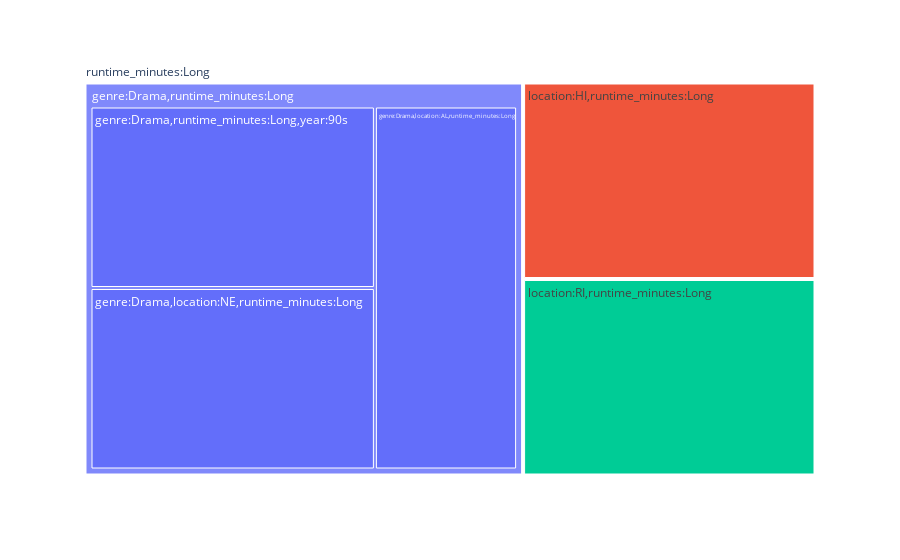

Notebook code for this chart:
### Code cell
fig = px.treemap(names=test_df["child"], parents=test_df["parent"])
fig.show()

### Figure 1 — Plotly figure (JSON) as saved in the notebook; plotly's stock layout.template omitted (floating-point values rounded to 4 significant figures)
{"data": [{"domain": {"x": [0, 1], "y": [0, 1]}, "hovertemplate": "label=%{label}<br>parent=%{parent}<extra></extra>", "labels": ["runtime_minutes:Long", "location:HI,runtime_minutes:Long", "location:RI,runtime_minutes:Long", "genre:Drama,runtime_minutes:Long", "genre:Drama,runtime_minutes:Long,year:90s", "genre:Drama,location:NE,runtime_minutes:Long", "genre:Drama,location:AL,runtime_minutes:Long"], "name": "", "parents": ["", "runtime_minutes:Long", "runtime_minutes:Long", "runtime_minutes:Long", "genre:Drama,runtime_minutes:Long", "genre:Drama,runtime_minutes:Long", "genre:Drama,runtime_minutes:Long"], "type": "treemap"}], "layout": {"legend": {"tracegroupgap": 0}, "margin": {"t": 60}}}
